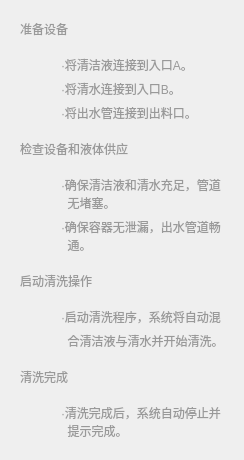
                                  <widget class="QWidget" name="day_log">
                                   <property name="minimumSize">
                                    <size>
                                     <width>0</width>
                                     <height>0</height>
                                    </size>
                                   </property>
                                   <property name="styleSheet">
                                    <string notr="true">QWidget#day_log{
	background-color:white;
	border-bottom-right-radius:30px;
	
}
</string>
                                   </property>
                                   <layout class="QVBoxLayout" name="verticalLayout_45" stretch="2,10,2,3,2,3,2,3">
                                    <property name="spacing">
                                     <number>0</number>
                                    </property>
                                    <item>
                                     <widget class="QWidget" name="widget_101" native="true">
                                      <property name="styleSheet">
                                       <string notr="true">color:rgba(153, 153, 153, 1);</string>
                                      </property>
                                      <layout class="QHBoxLayout" name="horizontalLayout_97">
                                       <item>
                                        <widget class="QLabel" name="label_15">
                                         <property name="text">
                                          <string>准备设备</string>
                                         </property>
                                        </widget>
                                       </item>
                                      </layout>
                                     </widget>
                                    </item>
                                    <item>
                                     <widget class="QWidget" name="widget_102" native="true">
                                      <property name="styleSheet">
                                       <string notr="true">color:rgba(153, 153, 153, 1);</string>
                                      </property>
                                      <layout class="QVBoxLayout" name="verticalLayout_41">
                                       <property name="spacing">
                                        <number>6</number>
                                       </property>
                                       <property name="leftMargin">
                                        <number>50</number>
                                       </property>
                                       <property name="topMargin">
                                        <number>9</number>
                                       </property>
                                       <item>
                                        <widget class="QWidget" name="widget_109" native="true">
                                         <layout class="QVBoxLayout" name="verticalLayout_46">
                                          <property name="spacing">
                                           <number>0</number>
                                          </property>
                                          <property name="leftMargin">
                                           <number>0</number>
                                          </property>
                                          <property name="topMargin">
                                           <number>0</number>
                                          </property>
                                          <property name="rightMargin">
                                           <number>0</number>
                                          </property>
                                          <property name="bottomMargin">
                                           <number>0</number>
                                          </property>
                                          <item>
                                           <widget class="QLabel" name="label_43">
                                            <property name="text">
                                             <string>·将清洁液连接到入口A。</string>
                                            </property>
                                           </widget>
                                          </item>
                                         </layout>
                                        </widget>
                                       </item>
                                       <item>
                                        <widget class="QWidget" name="widget_110" native="true">
                                         <layout class="QVBoxLayout" name="verticalLayout_47">
                                          <property name="spacing">
                                           <number>0</number>
                                          </property>
                                          <property name="leftMargin">
                                           <number>0</number>
                                          </property>
                                          <property name="topMargin">
                                           <number>0</number>
                                          </property>
                                          <property name="rightMargin">
                                           <number>0</number>
                                          </property>
                                          <property name="bottomMargin">
                                           <number>0</number>
                                          </property>
                                          <item>
                                           <widget class="QLabel" name="label_45">
                                            <property name="text">
                                             <string>·将清水连接到入口B。</string>
                                            </property>
                                           </widget>
                                          </item>
                                         </layout>
                                        </widget>
                                       </item>
                                       <item>
                                        <widget class="QWidget" name="widget_111" native="true">
                                         <layout class="QVBoxLayout" name="verticalLayout_48">
                                          <property name="spacing">
                                           <number>0</number>
                                          </property>
                                          <property name="leftMargin">
                                           <number>0</number>
                                          </property>
                                          <property name="topMargin">
                                           <number>0</number>
                                          </property>
                                          <property name="rightMargin">
                                           <number>0</number>
                                          </property>
                                          <property name="bottomMargin">
                                           <number>0</number>
                                          </property>
                                          <item>
                                           <widget class="QLabel" name="label_47">
                                            <property name="text">
                                             <string>·将出水管连接到出料口。</string>
                                            </property>
                                           </widget>
                                          </item>
                                         </layout>
                                        </widget>
                                       </item>
                                      </layout>
                                     </widget>
                                    </item>
                                    <item>
                                     <widget class="QWidget" name="widget_103" native="true">
                                      <property name="styleSheet">
                                       <string notr="true">color:rgba(153, 153, 153, 1);</string>
                                      </property>
                                      <layout class="QHBoxLayout" name="horizontalLayout_100">
                                       <item>
                                        <widget class="QLabel" name="label_49">
                                         <property name="text">
                                          <string>检查设备和液体供应</string>
                                         </property>
                                        </widget>
                                       </item>
                                      </layout>
                                     </widget>
                                    </item>
                                    <item>
                                     <widget class="QWidget" name="widget_104" native="true">
                                      <property name="styleSheet">
                                       <string notr="true">color:rgba(153, 153, 153, 1);</string>
                                      </property>
                                      <layout class="QVBoxLayout" name="verticalLayout_42">
                                       <property name="leftMargin">
                                        <number>50</number>
                                       </property>
                                       <property name="topMargin">
                                        <number>9</number>
                                       </property>
                                       <item>
                                        <widget class="QWidget" name="widget_112" native="true">
                                         <layout class="QVBoxLayout" name="verticalLayout_49">
                                          <property name="spacing">
                                           <number>0</number>
                                          </property>
                                          <property name="leftMargin">
                                           <number>0</number>
                                          </property>
                                          <property name="topMargin">
                                           <number>0</number>
                                          </property>
                                          <property name="rightMargin">
                                           <number>0</number>
                                          </property>
                                          <property name="bottomMargin">
                                           <number>0</number>
                                          </property>
                                          <item>
                                           <widget class="QLabel" name="label_50">
                                            <property name="text">
                                             <string>·确保清洁液和清水充足，管道</string>
                                            </property>
                                           </widget>
                                          </item>
                                          <item>
                                           <widget class="QLabel" name="label_51">
                                            <property name="text">
                                             <string>  无堵塞。</string>
                                            </property>
                                           </widget>
                                          </item>
                                         </layout>
                                        </widget>
                                       </item>
                                       <item>
                                        <widget class="QWidget" name="widget_113" native="true">
                                         <layout class="QVBoxLayout" name="verticalLayout_50">
                                          <property name="spacing">
                                           <number>0</number>
                                          </property>
                                          <property name="leftMargin">
                                           <number>0</number>
                                          </property>
                                          <property name="topMargin">
                                           <number>0</number>
                                          </property>
                                          <property name="rightMargin">
                                           <number>0</number>
                                          </property>
                                          <property name="bottomMargin">
                                           <number>0</number>
                                          </property>
                                          <item>
                                           <widget class="QLabel" name="label_52">
                                            <property name="text">
                                             <string>·确保容器无泄漏，出水管道畅</string>
                                            </property>
                                           </widget>
                                          </item>
                                          <item>
                                           <widget class="QLabel" name="label_53">
                                            <property name="text">
                                             <string>  通。</string>
                                            </property>
                                           </widget>
                                          </item>
                                         </layout>
                                        </widget>
                                       </item>
                                      </layout>
                                     </widget>
                                    </item>
                                    <item>
                                     <widget class="QWidget" name="widget_105" native="true">
                                      <property name="styleSheet">
                                       <string notr="true">color:rgba(153, 153, 153, 1);</string>
                                      </property>
                                      <layout class="QHBoxLayout" name="horizontalLayout_101">
                                       <property name="spacing">
                                        <number>6</number>
                                       </property>
                                       <item>
                                        <widget class="QLabel" name="label_54">
                                         <property name="text">
                                          <string>启动清洗操作</string>
                                         </property>
                                        </widget>
                                       </item>
                                      </layout>
                                     </widget>
                                    </item>
                                    <item>
                                     <widget class="QWidget" name="widget_106" native="true">
                                      <property name="styleSheet">
                                       <string notr="true">color:rgba(153, 153, 153, 1);</string>
                                      </property>
                                      <layout class="QVBoxLayout" name="verticalLayout_44">
                                       <property name="spacing">
                                        <number>6</number>
                                       </property>
                                       <property name="leftMargin">
                                        <number>50</number>
                                       </property>
                                       <property name="topMargin">
                                        <number>9</number>
                                       </property>
                                       <item>
                                        <widget class="QLabel" name="label_55">
                                         <property name="text">
                                          <string>·启动清洗程序，系统将自动混</string>
                                         </property>
                                        </widget>
                                       </item>
                                       <item>
                                        <widget class="QLabel" name="label_56">
                                         <property name="text">
                                          <string>  合清洁液与清水并开始清洗。</string>
                                         </property>
                                        </widget>
                                       </item>
                                      </layout>
                                     </widget>
                                    </item>
                                    <item>
                                     <widget class="QWidget" name="widget_107" native="true">
                                      <property name="styleSheet">
                                       <string notr="true">color:rgba(153, 153, 153, 1);</string>
                                      </property>
                                      <layout class="QHBoxLayout" name="horizontalLayout_102">
                                       <property name="spacing">
                                        <number>6</number>
                                       </property>
                                       <item>
                                        <widget class="QLabel" name="label_58">
                                         <property name="text">
                                          <string>清洗完成</string>
                                         </property>
                                        </widget>
                                       </item>
                                      </layout>
                                     </widget>
                                    </item>
                                    <item>
                                     <widget class="QWidget" name="widget_108" native="true">
                                      <property name="styleSheet">
                                       <string notr="true">color:rgba(153, 153, 153, 1);</string>
                                      </property>
                                      <layout class="QVBoxLayout" name="verticalLayout_43">
                                       <property name="spacing">
                                        <number>0</number>
                                       </property>
                                       <property name="leftMargin">
                                        <number>50</number>
                                       </property>
                                       <property name="topMargin">
                                        <number>9</number>
                                       </property>
                                       <item>
                                        <widget class="QLabel" name="label_59">
                                         <property name="text">
                                          <string>·清洗完成后，系统自动停止并</string>
                                         </property>
                                        </widget>
                                       </item>
                                       <item>
                                        <widget class="QLabel" name="label_60">
                                         <property name="text">
                                          <string>  提示完成。</string>
                                         </property>
                                        </widget>
                                       </item>
                                      </layout>
                                     </widget>
                                    </item>
                                   </layout>
                                  </widget>
